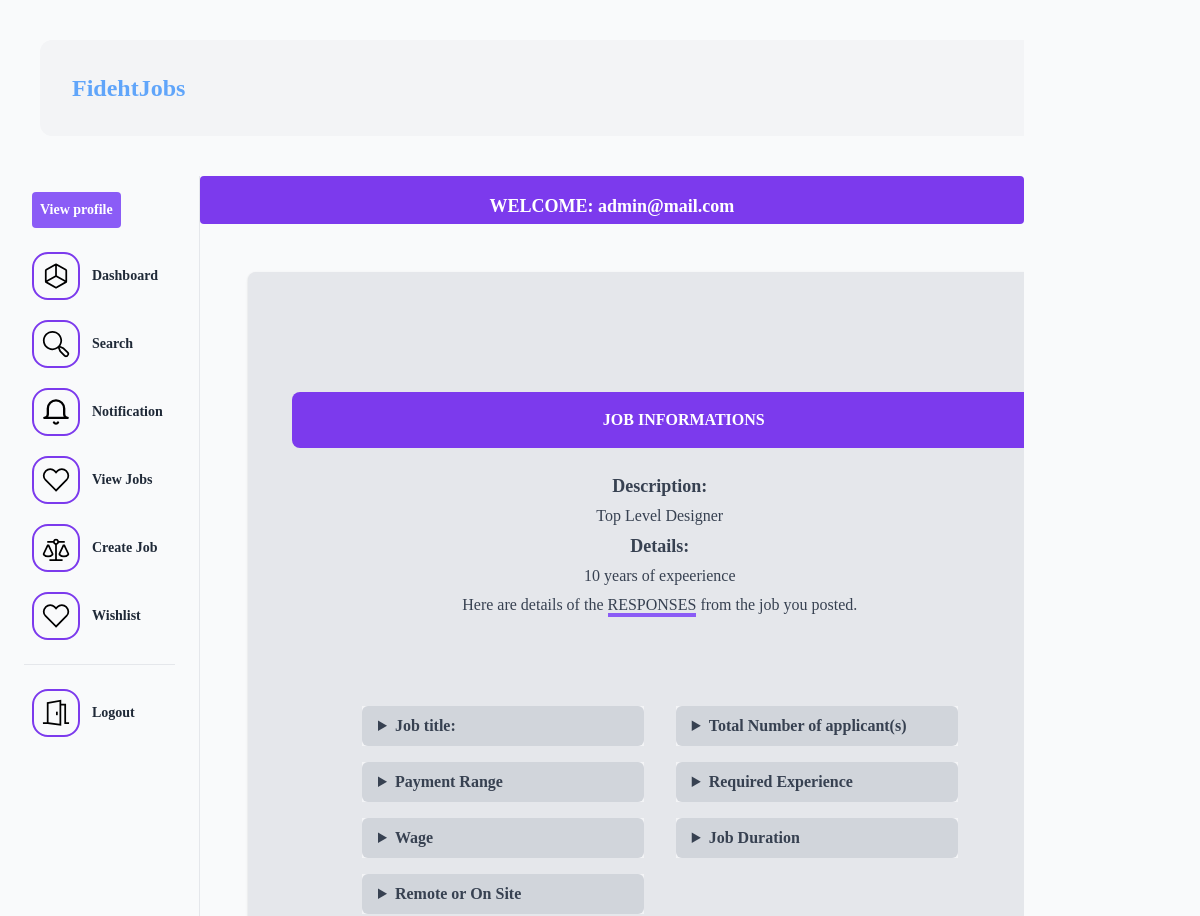
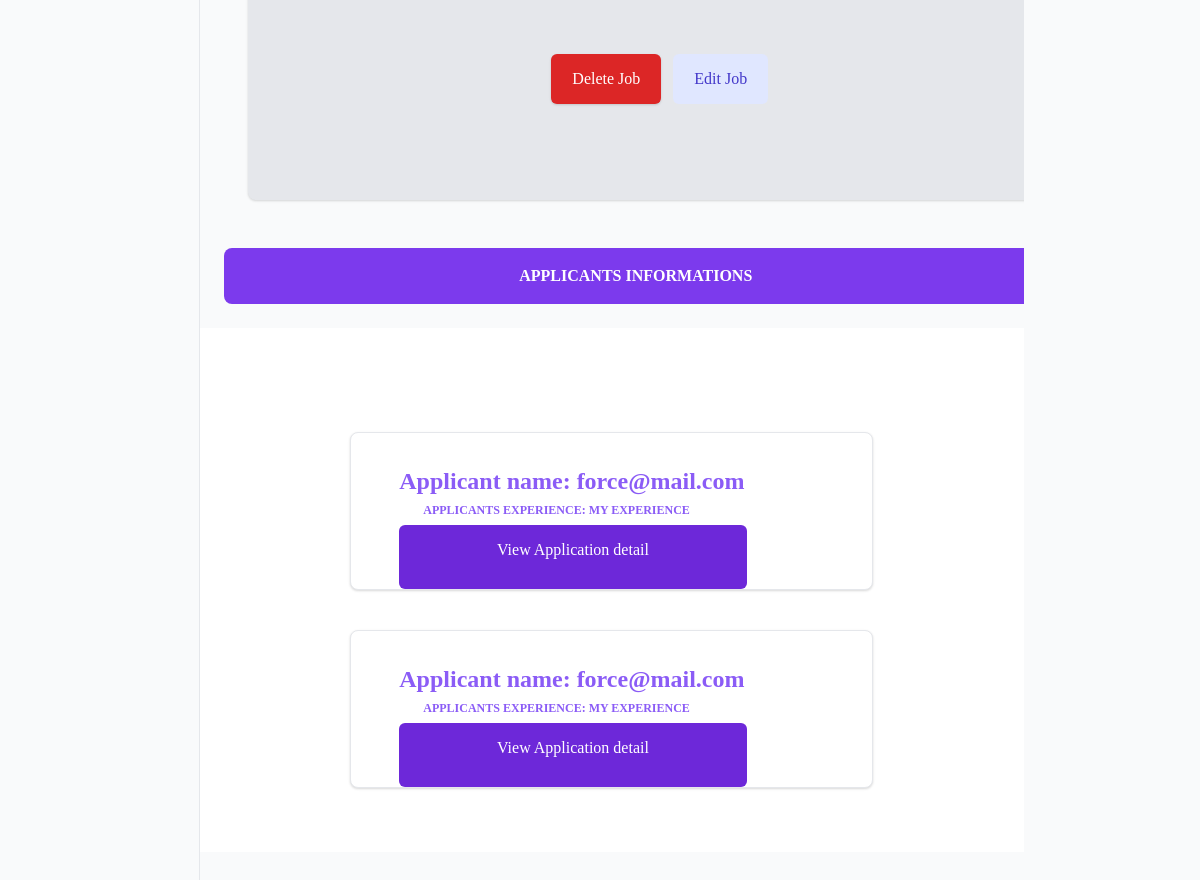
The page /user/dashboard/employer/job8/ (signed in) on the database its author committed (2 pictures, top to bottom).
### apps/users/models.py (models this page shows)
class CustomUser(AbstractUser):
    username = None
    email = models.EmailField(_('email address'), unique=True)
    USERNAME_FIELD = 'email'
    REQUIRED_FIELDS = []
    objects = CustomUserManager()
    def __str__(self):
        return self.email

### apps/job/models.py (models this page shows, shortened)
class Job(models.Model):
    title = models.CharField(max_length=223)
    description = models.TextField()
    detail = models.TextField(blank=True, null=True)
    duration = models.CharField(max_length=200,blank=True, null=True)
    payment_range = models.CharField(max_length=200,blank=True, null=True)
    remote = models.BooleanField(default=False,blank=True, null=True)
    experience = models.CharField(max_length=200,blank=True, null=True)
    created_by = models.ForeignKey(settings.AUTH_USER_MODEL, related_name='jobs',on_delete=models.CASCADE)
    created_on = models.DateTimeField(auto_now_add=True)
    change_at = models.DateTimeField(auto_now=True)

class Application(models.Model):
    job = models.ForeignKey(Job,related_name='application', on_delete=models.CASCADE)
    proposal = models.TextField()
    experience = models.TextField(blank=True, null=True)
    payment = models.CharField(max_length=222,blank=True, null=True)
    delivery = models.CharField(max_length=222,blank=True, null=True)
    created_by = models.ForeignKey(settings.AUTH_USER_MODEL, related_name='application',on_delete=models.CASCADE)
    created_on = models.DateTimeField(auto_now_add=True)

### apps/users/views.py (the view)
# urls.py: path('dashboard/employer/job<int:pk>/',EmployerJobDetail.as_view(),name="employer-detail"),
class EmployerJobDetail(View, LoginRequiredMixin):
    def get(self,request,pk,*args,**kwargs):
        job = get_object_or_404(Job,pk=pk,created_by=request.user)
        return render(request,'user/get-job-detail.html',{'job':job})

### apps/notification/context_processor.py (called while the page is built)
def get_notifications(request):
    if request.user.is_authenticated:
        read_notifications = request.user.notifications.filter(is_read=True)
        unread_notifications = request.user.notifications.filter(is_read=False)
        context ={
            'read_notifications': read_notifications,
            'unread_notifications': unread_notifications
        }
        return context
    else:
        context ={
            'read_notifications': [],
            'unread_notifications': []
        }
        return context

### apps/users/templates/user/get-job-detail.html (shortened to what this page needs)
{% extends 'user/dashboard.html' %}
{% block body %}
<div class="container m-12 p-5 text-gray-700 rounded-lg bg-gray-200 shadow px-5 py-24">
    <div class="mb-20 text-center">
        <p class="w-full p-4 m-6 rounded-lg font-semibold text-center bg-purple-600 text-white uppercase">Job Informations</p>
        <div class="">
            <h4 class="text-lg font-bold">Description:</h4>
            <p class="text-normal p-1 font-light text-center "> {{job.description }}</p>
        </div>
        <div class="">
            <h4 class="text-lg font-bold">Details:</h4>
            <p class="text-normal p-1 font-light text-center "> {{job.detail }}</p>
        </div>
        <p class="mx-auto mb-6 text-base leading-relaxed xl:w-2/4 lg:w-3/4">
            Here are details of the  <span class="border-b-4 uppercase border-purple-500">responses</span>
            from the job you posted.
        </p>
    </div>
    <div class="flex flex-wrap -mx-2 lg:w-4/5 sm:mx-auto sm:mb-2">
        <div class="w-full px-4 py-2 lg:w-1/2">
            <details class="mb-4 bg-gray-100">
                <summary class="px-4 py-2 font-semibold bg-gray-300 rounded-md cursor-pointer">
                    Job title:
                </summary>
            </details>
            <details class="mb-4 bg-gray-100">
                <summary class="px-4 py-2 font-semibold bg-gray-300 rounded-md cursor-pointer">
                    Payment Range
                </summary>
            </details>
             <details class="mb-4 bg-gray-100">
                <summary class="px-4 py-2 font-semibold bg-gray-300 rounded-md cursor-pointer">
                    Wage
                </summary>
            </details>
            <details class="mb-4 bg-gray-100">
                <summary class="px-4 py-2 font-semibold bg-gray-300 rounded-md cursor-pointer">
                    Remote or On Site
                </summary>
            </details>
        </div>
        <div class="w-full px-4 py-2 lg:w-1/2">
            <details class="mb-4 bg-gray-100">
                <summary class="px-4 py-2 font-semibold bg-gray-300 rounded-md cursor-pointer">
                    Total Number of applicant(s)
                </summary>
            </details>
            <details class="mb-4 bg-gray-100">
                <summary class="px-4 py-2 font-semibold bg-gray-300 rounded-md cursor-pointer">
                    Required Experience
                </summary>
            </details>
            <details class="mb-4 bg-gray-100">
                <summary class="px-4 py-2 font-semibold bg-gray-300 rounded-md cursor-pointer">
                    Job Duration
                </summary>
            </details>
        </div>
    </div>
    <div hx-boost="true" class="flex justify-center mt-8 space-x-3">
        <a href="{% url 'job:delete-job' job.pk%}" class="inline-flex items-center justify-center px-5 py-3 text-base font-medium text-white bg-red-600 border border-transparent rounded-md shadow hover:bg-red-700">{%csrf_token%} Delete Job</a>
        <a href="{% url 'job:edit-job' job.pk %}" class="inline-flex items-center justify-center px-5 py-3 text-base font-medium text-indigo-700 bg-indigo-100 border border-transparent rounded-md hover:bg-indigo-200">Edit Job
        </a>
    </div>
</div>
<p class="w-full p-4 m-6 rounded-lg font-semibold text-center bg-purple-600 text-white uppercase">Applicants Informations</p>
<section class="relative py-16 bg-white min-w-screen animation-fade animation-delay">
    <div class="container px-0 mx-auto sm:px-5">
        {% for application in job.application.all %}
            <div
                class="w-full relative px-6 py-6 mx-auto mt-10 bg-white border border-gray-200 sm:px-8 md:px-12 sm:py-8 sm:rounded-lg sm:shadow md:w-2/3">
                <h3 hx-boost="true" class="text-lg font-bold text-purple-500 sm:text-xl md:text-2xl">Applicant name:
                <a href="{% url 'users:profile' application.created_by%}">{% if application.created_by.profile.username %}{{application.created_by.profile.username}}{% else %} {{application.created_by}}{% endif %} </a>
                </h3>
                <small class="mx-6 text-xs font-bold text-left text-purple-500 uppercase sm:text-center sm:text-normal sm:font-bold">Applicants Experience: {{application.experience}}</small>
                <p class="mt-2 text-base text-gray-600 sm:text-lg md:text-normal">Proposal: {{application.proposal}}</p>
                 <a href="{% url 'users:applicant-detail' application.pk%}" class="absolute  bottom-0 h-16 py-3 text-center w-2/3 font-medium text-white bg-purple-700 border border-transparent rounded-md hover:bg-purple-500">View Application detail</a>
            </div>
        {% empty %}
            <p class="mt-2 text-base text-gray-600 sm:text-lg md:text-normal">No applicant for this job yet.</p>
        {% endfor %}
    </div>
</section>
{% endblock body %}

### apps/users/templates/user/dashboard.html (shortened to what this page needs)
{% extends 'base.html' %}
{% block content %}
<div class="flex h-screen container w-full">
    <div class="w-1/5 border-r border-lighter text-xl text-gray-800 font-semibold flex flex-col space-4 px-2 lg:px-6 py-2">
        <div class=" p-2 space-y-2">
            <div class="flex justify-start">
                <span class="flex items-center space-x-1">
                    <a href="{% url 'users:profile' request.user.email%}" class="bg-purple-500 py-2 px-2 rounded text-white text-sm">View profile</a>
                </span>
            </div>
        </div>
        <div class="divide-y divide-coolGray-300">
            <ul class="pt-2 pb-4 space-y-1 text-sm">
                <li hx-boost="true" class="bg-coolGray-100 text-coolGray-900">
                    <a href="{% url 'users:dashboard' %}" class="flex items-center p-2 space-x-3 rounded-md">
                        <span class="hidden md:block">Dashboard</span>
                    </a>
                </li>
                <li hx-boost="true">
                    <a href="{% url 'job:search' %}" class="flex items-center p-2 space-x-3 rounded-md">
                        <span class="hidden md:block">Search</span>
                    </a>
                </li>
                <li hx-boost="true">
                    <a href="{% url 'notification:notification' %}" class="flex items-center p-2 space-x-3 rounded-md">
                        <button>
                        </button>
                        <span class="hidden md:block">Notification</span>
                    </a>
                </li>
                {% if request.user.profile.is_employer %}
                <li hx-boost="true">
                    <a href="{% url 'job:job-list' %}" class="flex items-center p-2 space-x-3 rounded-md">
                        <span class="hidden md:block">View Jobs</span>
                    </a>
                </li>
                <li hx-boost="true">
                    <a href="{% url 'job:create-job' %}" class="flex items-center p-2 space-x-3 rounded-md">
                        <span class="hidden md:block">Create Job</span>
                    </a>
                </li>
                {% endif %}
                <li hx-boost="true">
                    <a href="" class="flex items-center p-2 space-x-3 rounded-md">
                        <span class="hidden md:block">Wishlist</span>
                    </a>
                </li>
            </ul>
            <ul class="pt-4 pb-2 space-y-1 text-sm">
                <li hx-boost="true">
                    <a href="{% url 'core:logout' %}" class="flex items-center p-2 space-x-3 rounded-md">
                        <span class="hidden md:block">Logout</span>
                    </a>
                </li>
            </ul>
        </div>
    </div>
    <div class="w-5/6 h-full">
    <div>
        <h1 class="text-lg font-bold text-center bg-purple-600 w-full h-12 text-white rounded p-4">WELCOME: {{request.user.email}}</h1>
    </div>
    {% block body %}{% endblock body %}
    </div>
  </div>
{% endblock content %}

### rows shown on the page
CustomUser: user.email "admin@mail.com"
Job: description "Top Level Designer", detail "10 years of expeerience"
Application: created_by "force@mail.com", experience "MY EXPERIENCE"
Application: created_by "force@mail.com", experience "MY EXPERIENCE"
